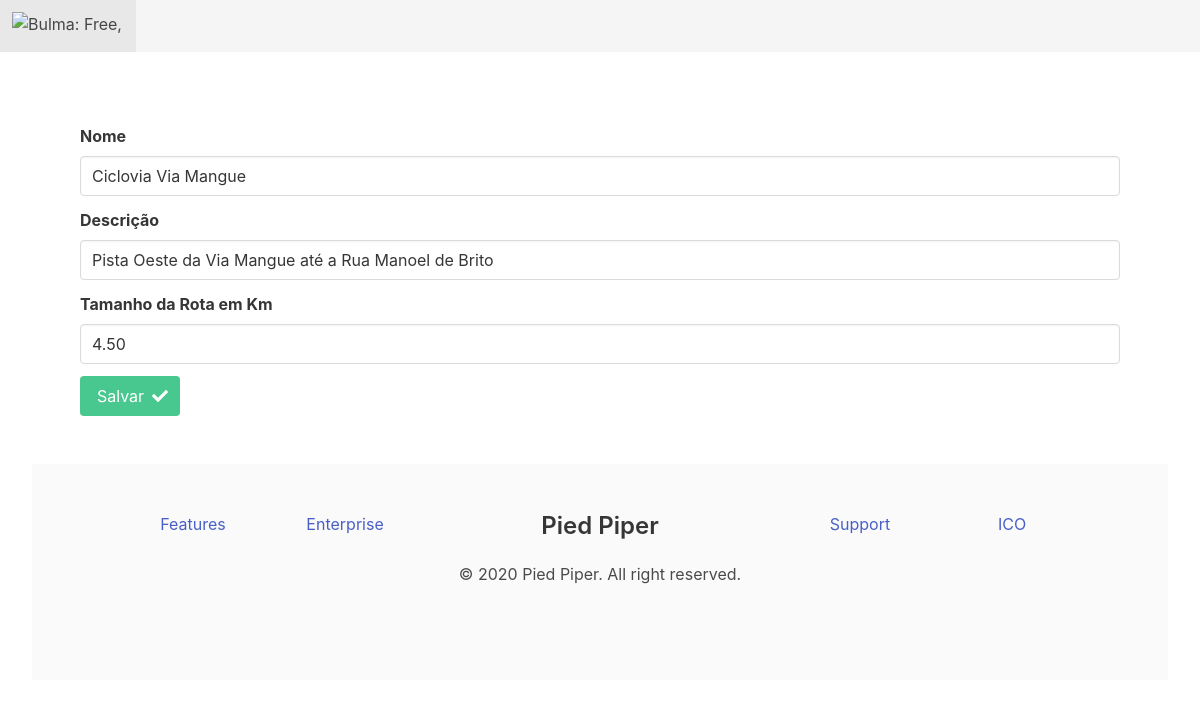
Screenshot of /editar/rota/8 with the database file from the repository.
### rotas/models.py (models this page shows, shortened)
class Rotas(models.Model):
    nome = models.CharField('Nome', max_length=50)
    descricao = models.CharField('Descrição', max_length=500)
    tamanho = models.DecimalField('Tamanho da Rota em Km', max_digits=4, decimal_places=2)
    create_at = models.DateTimeField(auto_now_add=True)
    update_at = models.DateTimeField(auto_now=True)

### rotas/views.py (the view)
# urls.py: path('editar/rota/<int:pk>', RotasUpdateView.as_view(), name='rotas-edit'),
class RotasUpdateView(SuccessMessageMixin, UpdateView):
    model = Rotas
    fields = '__all__'
    template_name_suffix = '_update_form'
    success_message = "%(nome)s salvo com sucesso!"
    success_url = reverse_lazy('rotas:rotas-list')

### rotas/templates/rotas/rotas_update_form.html (shortened to what this page needs)
{% extends 'base.html' %}
{% block content %}
    <section class="section">
        <form method="post">{% csrf_token %}
            {% for field in form %}
                 <div class="field">
                <label class="label" for="{{ field.id_for_label }}">{{ field.label }}</label>
                <div class="control">
                    <input class="input {% if field.errors %}is-danger{% endif %}"  type="text" id="{{ field.id_for_label }}" name="{{ field.html_name }}" value="{{ field.value|default_if_none:"" }}" maxlength="{{ field.field.max_length }}">
                </div>
            </div>
            {% endfor %}
            <div class="field ">
                <div class="control">
                    <button type="submit" class="button is-success">
                        <span>Salvar</span>
                         <span class="icon is-small">
                            <i class="fas fa-check"></i>
                        </span>
                    </button>
                </div>
            </div>
        </form>
    </section>
{% endblock content %}

### rows the page displays
Rotas: nome "Ciclovia Via Mangue" "Pista Oeste da Via Mangue até a Rua Manoel de Brito" "4.50"

### other values shown
{{ field.label }} "Nome" "Descrição" "Tamanho da Rota em Km"
